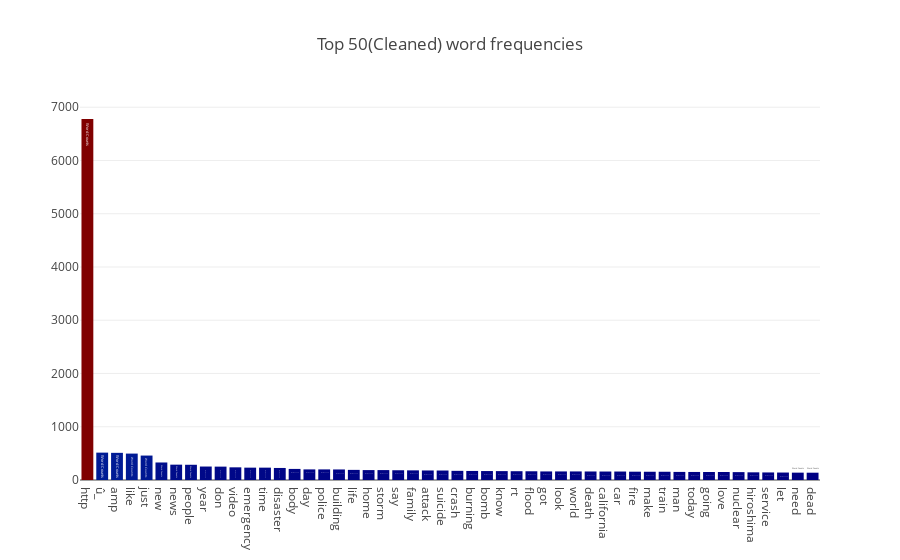

Notebook code for this chart:
### Code cell
feature_names = tf_vectorizer.get_feature_names()
count_vec = np.asarray(tf.sum(axis=0)).ravel()
zipped = list(zip(feature_names, count_vec))
x, y = (list(x) for x in zip(*sorted(zipped, key=lambda x: x[1], reverse=True)))

# Now I want to extract out on the top 15 and bottom 15 words
Y = np.concatenate([y[0:15], y[-16:-1]])
X = np.concatenate([x[0:15], x[-16:-1]])

data = [go.Bar(
    x = x[0:50],
    y = y[0:50],
    marker = dict(colorscale='Jet', color = y[:50]),
    text = 'Word Counts'
)]

layout = go.Layout(
    title = "Top 50(Cleaned) word frequencies"
)

fig = go.Figure(data=data, layout=layout)

py.iplot(fig, filename='basic-bar')

### Figure 1 — Plotly figure (JSON) as saved in the notebook; plotly's stock layout.template omitted (floating-point values rounded to 4 significant figures)
{"data": [{"marker": {"color": [6779, 514, 510, 496, 459, 329, 288, 286, 253, 251, 238, 232, 232, 226, 208, 199, 199, 198, 190, 186, 186, 183, 181, 179, 178, 172, 170, 168, 167, 165, 164, 161, 161, 161, 160, 159, 159, 156, 155, 155, 152, 151, 150, 150, 148, 144, 142, 140, 138, 137], "colorscale": "Jet"}, "text": "Word Counts", "type": "bar", "uid": "4dbd9bcf-9163-49c3-8cf9-b8e14cde78d7", "x": ["http", "û_", "amp", "like", "just", "new", "news", "people", "year", "don", "video", "emergency", "time", "disaster", "body", "day", "police", "building", "life", "home", "storm", "say", "family", "attack", "suicide", "crash", "burning", "bomb", "know", "rt", "flood", "got", "look", "world", "death", "california", "car", "fire", "make", "train", "man", "today", "going", "love", "nuclear", "hiroshima", "service", "let", "need", "dead"], "y": [6779, 514, 510, 496, 459, 329, 288, 286, 253, 251, 238, 232, 232, 226, 208, 199, 199, 198, 190, 186, 186, 183, 181, 179, 178, 172, 170, 168, 167, 165, 164, 161, 161, 161, 160, 159, 159, 156, 155, 155, 152, 151, 150, 150, 148, 144, 142, 140, 138, 137]}], "layout": {"title": {"text": "Top 50(Cleaned) word frequencies"}}}
